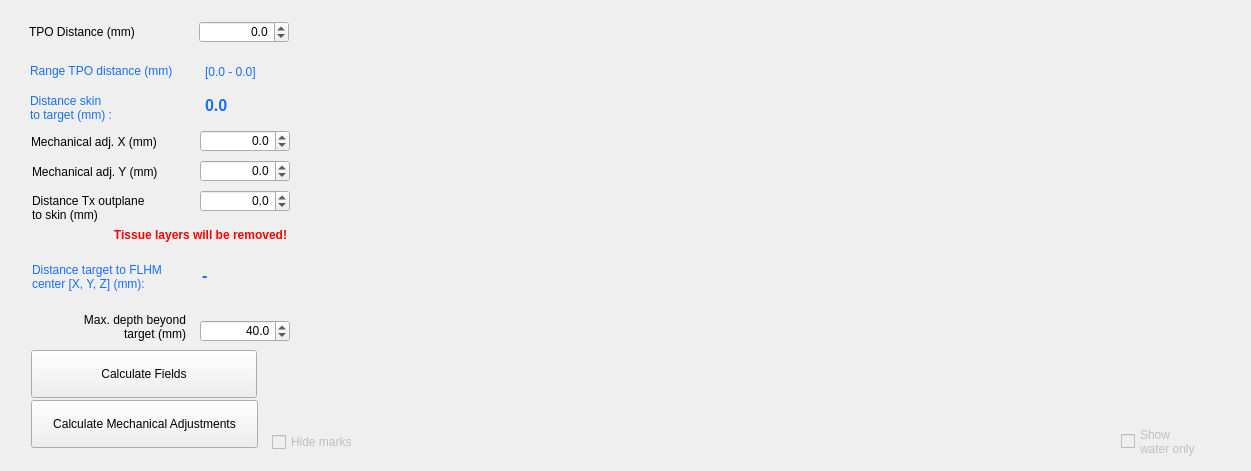
<?xml version="1.0" encoding="UTF-8"?>
<ui version="4.0">
 <class>Widget</class>
 <widget class="QWidget" name="Widget">
  <property name="geometry">
   <rect>
    <x>0</x>
    <y>0</y>
    <width>1251</width>
    <height>471</height>
   </rect>
  </property>
  <property name="windowTitle">
   <string>Widget</string>
  </property>
  <property name="styleSheet">
   <string notr="true"/>
  </property>
  <widget class="QWidget" name="AcField_plot1" native="true">
   <property name="geometry">
    <rect>
     <x>343</x>
     <y>30</y>
     <width>868</width>
     <height>381</height>
    </rect>
   </property>
  </widget>
  <widget class="QCheckBox" name="ShowWaterResultscheckBox">
   <property name="enabled">
    <bool>false</bool>
   </property>
   <property name="geometry">
    <rect>
     <x>1121</x>
     <y>416</y>
     <width>91</width>
     <height>51</height>
    </rect>
   </property>
   <property name="text">
    <string>Show
water only</string>
   </property>
  </widget>
  <widget class="QWidget" name="IsppaScrollBars" native="true">
   <property name="geometry">
    <rect>
     <x>405</x>
     <y>410</y>
     <width>714</width>
     <height>61</height>
    </rect>
   </property>
  </widget>
  <widget class="QDoubleSpinBox" name="YMechanicSpinBox">
   <property name="geometry">
    <rect>
     <x>200</x>
     <y>160</y>
     <width>90</width>
     <height>22</height>
    </rect>
   </property>
   <property name="alignment">
    <set>Qt::AlignmentFlag::AlignRight|Qt::AlignmentFlag::AlignTrailing|Qt::AlignmentFlag::AlignVCenter</set>
   </property>
   <property name="decimals">
    <number>1</number>
   </property>
   <property name="minimum">
    <double>-5.000000000000000</double>
   </property>
   <property name="maximum">
    <double>5.000000000000000</double>
   </property>
   <property name="singleStep">
    <double>0.100000000000000</double>
   </property>
   <property name="value">
    <double>0.000000000000000</double>
   </property>
  </widget>
  <widget class="QLabel" name="label_24">
   <property name="geometry">
    <rect>
     <x>32</x>
     <y>192</y>
     <width>143</width>
     <height>31</height>
    </rect>
   </property>
   <property name="text">
    <string>Distance Tx outplane
to skin (mm)</string>
   </property>
  </widget>
  <widget class="QDoubleSpinBox" name="MaxDepthSpinBox">
   <property name="geometry">
    <rect>
     <x>200</x>
     <y>320</y>
     <width>90</width>
     <height>22</height>
    </rect>
   </property>
   <property name="alignment">
    <set>Qt::AlignmentFlag::AlignRight|Qt::AlignmentFlag::AlignTrailing|Qt::AlignmentFlag::AlignVCenter</set>
   </property>
   <property name="decimals">
    <number>1</number>
   </property>
   <property name="minimum">
    <double>20.000000000000000</double>
   </property>
   <property name="maximum">
    <double>100.000000000000000</double>
   </property>
   <property name="singleStep">
    <double>1.000000000000000</double>
   </property>
   <property name="value">
    <double>40.000000000000000</double>
   </property>
  </widget>
  <widget class="QLabel" name="TPORangeLabel">
   <property name="geometry">
    <rect>
     <x>205</x>
     <y>60</y>
     <width>88</width>
     <height>23</height>
    </rect>
   </property>
   <property name="styleSheet">
    <string notr="true">color:rgb(22, 110, 255)</string>
   </property>
   <property name="text">
    <string>[0.0 - 0.0]</string>
   </property>
  </widget>
  <widget class="QCheckBox" name="HideMarkscheckBox">
   <property name="enabled">
    <bool>false</bool>
   </property>
   <property name="geometry">
    <rect>
     <x>272</x>
     <y>428</y>
     <width>93</width>
     <height>28</height>
    </rect>
   </property>
   <property name="text">
    <string>Hide marks</string>
   </property>
  </widget>
  <widget class="QLabel" name="LabelTissueRemoved">
   <property name="geometry">
    <rect>
     <x>99</x>
     <y>220</y>
     <width>203</width>
     <height>30</height>
    </rect>
   </property>
   <property name="font">
    <font>
     <bold>true</bold>
    </font>
   </property>
   <property name="styleSheet">
    <string notr="true">color: red</string>
   </property>
   <property name="text">
    <string>Tissue layers will be removed!</string>
   </property>
   <property name="alignment">
    <set>Qt::AlignmentFlag::AlignCenter</set>
   </property>
  </widget>
  <widget class="QLabel" name="label_25">
   <property name="geometry">
    <rect>
     <x>33</x>
     <y>312</y>
     <width>153</width>
     <height>30</height>
    </rect>
   </property>
   <property name="text">
    <string>Max. depth beyond
target (mm)</string>
   </property>
   <property name="alignment">
    <set>Qt::AlignmentFlag::AlignRight|Qt::AlignmentFlag::AlignTrailing|Qt::AlignmentFlag::AlignVCenter</set>
   </property>
  </widget>
  <widget class="QLabel" name="label_21">
   <property name="geometry">
    <rect>
     <x>30</x>
     <y>92</y>
     <width>150</width>
     <height>31</height>
    </rect>
   </property>
   <property name="styleSheet">
    <string notr="true">color:rgb(22, 110, 255)</string>
   </property>
   <property name="text">
    <string>Distance skin
to target (mm) :</string>
   </property>
   <property name="indent">
    <number>0</number>
   </property>
  </widget>
  <widget class="QLabel" name="label_27">
   <property name="geometry">
    <rect>
     <x>32</x>
     <y>253</y>
     <width>164</width>
     <height>47</height>
    </rect>
   </property>
   <property name="styleSheet">
    <string notr="true">color:rgb(22, 110, 255)</string>
   </property>
   <property name="text">
    <string>Distance target to FLHM
center [X, Y, Z] (mm):</string>
   </property>
   <property name="indent">
    <number>0</number>
   </property>
  </widget>
  <widget class="QLabel" name="labelTPODistance">
   <property name="geometry">
    <rect>
     <x>29</x>
     <y>22</y>
     <width>143</width>
     <height>20</height>
    </rect>
   </property>
   <property name="text">
    <string>TPO Distance (mm)</string>
   </property>
  </widget>
  <widget class="QLabel" name="label_20">
   <property name="geometry">
    <rect>
     <x>31</x>
     <y>132</y>
     <width>143</width>
     <height>20</height>
    </rect>
   </property>
   <property name="text">
    <string>Mechanical adj. X (mm)</string>
   </property>
  </widget>
  <widget class="QLabel" name="DistanceSkinLabel">
   <property name="geometry">
    <rect>
     <x>205</x>
     <y>90</y>
     <width>76</width>
     <height>31</height>
    </rect>
   </property>
   <property name="font">
    <font>
     <pointsize>12</pointsize>
     <bold>true</bold>
    </font>
   </property>
   <property name="styleSheet">
    <string notr="true">color:rgb(22, 110, 255)</string>
   </property>
   <property name="text">
    <string>0.0</string>
   </property>
   <property name="textInteractionFlags">
    <set>Qt::TextInteractionFlag::LinksAccessibleByMouse|Qt::TextInteractionFlag::TextSelectableByMouse</set>
   </property>
  </widget>
  <widget class="QDoubleSpinBox" name="XMechanicSpinBox">
   <property name="geometry">
    <rect>
     <x>200</x>
     <y>130</y>
     <width>90</width>
     <height>22</height>
    </rect>
   </property>
   <property name="alignment">
    <set>Qt::AlignmentFlag::AlignRight|Qt::AlignmentFlag::AlignTrailing|Qt::AlignmentFlag::AlignVCenter</set>
   </property>
   <property name="decimals">
    <number>1</number>
   </property>
   <property name="minimum">
    <double>-5.000000000000000</double>
   </property>
   <property name="maximum">
    <double>5.000000000000000</double>
   </property>
   <property name="singleStep">
    <double>0.100000000000000</double>
   </property>
   <property name="value">
    <double>0.000000000000000</double>
   </property>
  </widget>
  <widget class="QLabel" name="labelTPORange">
   <property name="geometry">
    <rect>
     <x>30</x>
     <y>55</y>
     <width>159</width>
     <height>31</height>
    </rect>
   </property>
   <property name="styleSheet">
    <string notr="true">color:rgb(22, 110, 255)</string>
   </property>
   <property name="text">
    <string>Range TPO distance (mm)</string>
   </property>
   <property name="indent">
    <number>0</number>
   </property>
  </widget>
  <widget class="QDoubleSpinBox" name="TPODistanceSpinBox">
   <property name="geometry">
    <rect>
     <x>199</x>
     <y>21</y>
     <width>90</width>
     <height>22</height>
    </rect>
   </property>
   <property name="alignment">
    <set>Qt::AlignmentFlag::AlignRight|Qt::AlignmentFlag::AlignTrailing|Qt::AlignmentFlag::AlignVCenter</set>
   </property>
   <property name="decimals">
    <number>1</number>
   </property>
   <property name="minimum">
    <double>-5.000000000000000</double>
   </property>
   <property name="maximum">
    <double>5.000000000000000</double>
   </property>
   <property name="singleStep">
    <double>0.100000000000000</double>
   </property>
   <property name="value">
    <double>0.000000000000000</double>
   </property>
  </widget>
  <widget class="QLabel" name="label_23">
   <property name="geometry">
    <rect>
     <x>32</x>
     <y>162</y>
     <width>143</width>
     <height>20</height>
    </rect>
   </property>
   <property name="text">
    <string>Mechanical adj. Y (mm)</string>
   </property>
  </widget>
  <widget class="QPushButton" name="CalculateAcField">
   <property name="geometry">
    <rect>
     <x>31</x>
     <y>350</y>
     <width>226</width>
     <height>48</height>
    </rect>
   </property>
   <property name="autoFillBackground">
    <bool>false</bool>
   </property>
   <property name="styleSheet">
    <string notr="true"/>
   </property>
   <property name="text">
    <string>Calculate Fields</string>
   </property>
  </widget>
  <widget class="QPushButton" name="CalculateMechAdj">
   <property name="geometry">
    <rect>
     <x>31</x>
     <y>400</y>
     <width>227</width>
     <height>48</height>
    </rect>
   </property>
   <property name="autoFillBackground">
    <bool>false</bool>
   </property>
   <property name="styleSheet">
    <string notr="true"/>
   </property>
   <property name="text">
    <string>Calculate Mechanical Adjustments</string>
   </property>
  </widget>
  <widget class="QDoubleSpinBox" name="SkinDistanceSpinBox">
   <property name="geometry">
    <rect>
     <x>200</x>
     <y>190</y>
     <width>90</width>
     <height>22</height>
    </rect>
   </property>
   <property name="alignment">
    <set>Qt::AlignmentFlag::AlignRight|Qt::AlignmentFlag::AlignTrailing|Qt::AlignmentFlag::AlignVCenter</set>
   </property>
   <property name="decimals">
    <number>1</number>
   </property>
   <property name="minimum">
    <double>-50.000000000000000</double>
   </property>
   <property name="maximum">
    <double>50.000000000000000</double>
   </property>
   <property name="singleStep">
    <double>0.100000000000000</double>
   </property>
   <property name="value">
    <double>0.000000000000000</double>
   </property>
  </widget>
  <widget class="QLabel" name="DistanceTargetLabel">
   <property name="geometry">
    <rect>
     <x>202</x>
     <y>260</y>
     <width>135</width>
     <height>31</height>
    </rect>
   </property>
   <property name="font">
    <font>
     <pointsize>12</pointsize>
     <bold>true</bold>
    </font>
   </property>
   <property name="styleSheet">
    <string notr="true">color:rgb(22, 110, 255)</string>
   </property>
   <property name="text">
    <string>-</string>
   </property>
   <property name="textInteractionFlags">
    <set>Qt::TextInteractionFlag::LinksAccessibleByMouse|Qt::TextInteractionFlag::TextSelectableByMouse</set>
   </property>
  </widget>
 </widget>
 <tabstops>
  <tabstop>ShowWaterResultscheckBox</tabstop>
 </tabstops>
 <resources/>
 <connections/>
</ui>
